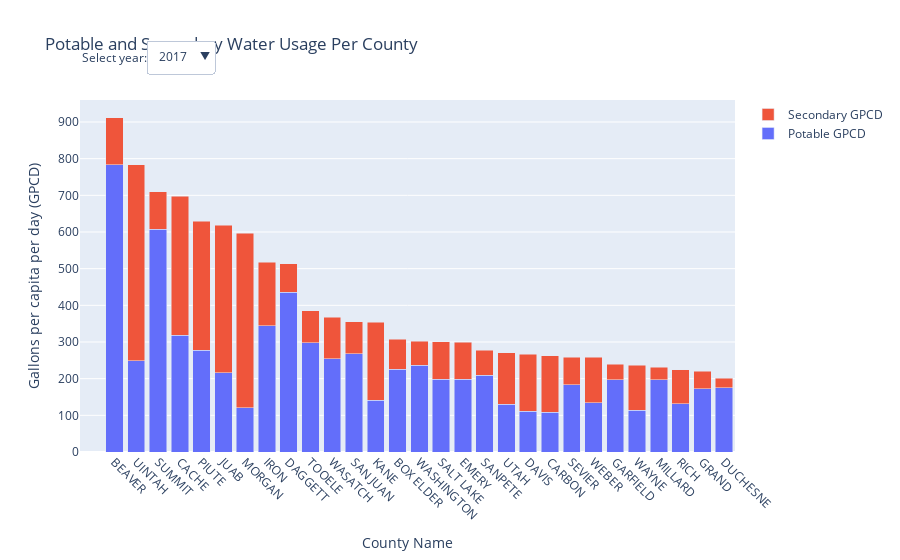

Notebook code cell kept with this figure:
### Code cell
# highlight Salt Lake County
# add total GPCD state-wide (is this a mean, median, sum??)
# color / label the counties that meter secondary water

# import plotly.express as px


# fig = px.bar(county_MI_2015, x='NAME', y='TotSecGPCD', height=400)

import plotly.graph_objects as go

x=['b', 'a', 'c', 'd']
fig = go.Figure(go.Bar(
    x=county_MI_2015['NAME'], 
    y=county_MI_2015['TotPotGPCD'], 
    name='Potable GPCD'
))

fig.add_trace(go.Bar(
    x=county_MI_2015['NAME'], 
    y=county_MI_2015['TotSecGPCD'], 
    name='Secondary GPCD'
))

# Add axis labels, title, etc.
fig.update_layout(
    barmode='stack', 
    xaxis={'categoryorder':'total descending', 'tickangle':45},
    title="Potable and Secondary Water Usage Per County",
    xaxis_title="County Name",
    yaxis_title="Gallons per capita per day (GPCD)",
)

# Add dropdown
fig.update_layout(
    updatemenus=[
        dict(
            buttons=list([
                dict(
                    args=[{'y':[county_MI_2015['TotPotGPCD'],county_MI_2015['TotSecGPCD']]}],
                    label="2015",
                    method="restyle"
                ),
                dict(
                    args=[{'y':[county_MI_2016['TotPotGPCD'],county_MI_2016['TotSecGPCD']]}],
                    label="2016",
                    method="restyle"
                ),
                dict(
                    args=[{'y':[county_MI_2017['TotPotGPCD'],county_MI_2017['TotSecGPCD']]}],
                    label="2017",
                    method="restyle"
                ),
                dict(
                    args=[{'y':[county_MI_2018['TotPotGPCD'],county_MI_2018['TotSecGPCD']]}],
                    label="2018",
                    method="restyle"
                ),
                dict(
                    args=[{'y':[county_MI_2019['TotPotGPCD'],county_MI_2019['TotSecGPCD']]}],
                    label="2019",
                    method="restyle"
                )
            ]),
            direction="down",
            pad={"r": 10, "t": 10},
            showactive=True,
            x=0.1,
            xanchor="left",
            y=1.2,
            yanchor="top"
        ),
    ]
)

# Add annotation
fig.update_layout(
    annotations=[
        dict(text="Select year:", showarrow=False,
        x=0, y=1.15, yref="paper", align="left")
    ]
)

fig.show()

### Figure 1 — Plotly figure (JSON) as saved in the notebook; plotly's stock layout.template omitted (floating-point values rounded to 4 significant figures)
{"data": [{"name": "Potable GPCD", "type": "bar", "x": ["KANE", "MILLARD", "SANPETE", "CARBON", "UTAH", "CACHE", "SUMMIT", "WASHINGTON", "GRAND", "UINTAH", "TOOELE", "SEVIER", "GARFIELD", "SAN JUAN", "BOX ELDER", "IRON", "WEBER", "EMERY", "RICH", "WASATCH", "BEAVER", "DAGGETT", "DAVIS", "WAYNE", "PIUTE", "MORGAN", "JUAB", "SALT LAKE", "DUCHESNE"], "y": [141, 197, 210, 109, 130, 318, 607, 237, 172, 249, 298, 184, 197, 268, 226, 345, 135, 198, 131, 255, 784, 436, 111, 114, 278, 121, 216, 199, 175]}, {"name": "Secondary GPCD", "type": "bar", "x": ["KANE", "MILLARD", "SANPETE", "CARBON", "UTAH", "CACHE", "SUMMIT", "WASHINGTON", "GRAND", "UINTAH", "TOOELE", "SEVIER", "GARFIELD", "SAN JUAN", "BOX ELDER", "IRON", "WEBER", "EMERY", "RICH", "WASATCH", "BEAVER", "DAGGETT", "DAVIS", "WAYNE", "PIUTE", "MORGAN", "JUAB", "SALT LAKE", "DUCHESNE"], "y": [213, 34, 68, 154, 141, 380, 103, 65, 48, 534, 87, 75, 43, 87, 81, 172, 123, 102, 94, 113, 128, 77, 156, 123, 351, 475, 402, 102, 26]}], "layout": {"annotations": [{"align": "left", "showarrow": false, "text": "Select year:", "x": 0, "y": 1.15, "yref": "paper"}], "autosize": true, "barmode": "stack", "title": {"text": "Potable and Secondary Water Usage Per County"}, "updatemenus": [{"active": 2, "buttons": [{"args": [{"y": [[239, 342, 140, 180, 132, 207, 253, 231, 251, 187, 167, 247, 292, 143, 238, 175, 112, 136, 1028, 190, 232, 390, 107, 253, 308, 111, 237, 181, 205], [65, 190, 224, 92, 86, 77, 89, 72, 62, 52, 60, 114, 334, 56, 82, 47, 145, 441, 211, 145, 320, 244, 129, 322, 87, 130, 128, 25, 109]]}], "label": "2015", "method": "restyle"}, {"args": [{"y": [[139, 190, 317, 109, 148, 229, 697, 242, 153, 240, 241, 194, 209, 263, 222, 361, 134, 187, 129, 234, 704, 464, 101, 110, 251, 143, 214, 174, 182], [219, 49, 156, 154, 144, 175, 138, 90, 47, 473, 77, 75, 42, 213, 91, 204, 159, 121, 93, 108, 148, 95, 150, 133, 323, 433, 417, 99, 27]]}], "label": "2016", "method": "restyle"}, {"args": [{"y": [[141, 197, 210, 109, 130, 318, 607, 237, 172, 249, 298, 184, 197, 268, 226, 345, 135, 198, 131, 255, 784, 436, 111, 114, 278, 121, 216, 199, 175], [213, 34, 68, 154, 141, 380, 103, 65, 48, 534, 87, 75, 43, 87, 81, 172, 123, 102, 94, 113, 128, 77, 156, 123, 351, 475, 402, 102, 26]]}], "label": "2017", "method": "restyle"}, {"args": [{"y": [[134, 204, 190, 111, 149, 319, 905, 277, 180, 236, 328, 200, 209, 262, 218, 346, 146, 194, 130, 305, 326, 465, 111, 120, 232, 126, 227, 179, 174], [186, 24, 74, 185, 53, 387, 107, 15, 62, 450, 64, 96, 45, 90, 83, 206, 131, 122, 80, 149, 0, 187, 144, 85, 724, 407, 262, 10, 23]]}], "label": "2018", "method": "restyle"}, {"args": [{"y": [[129, 189, 226, 104, 139, 303, 1035, 239, 159, 214, 296, 182, 173, 247, 209, 337, 142, 177, 127, 250, 236, 484, 100, 113, 206, 131, 194, 159, 155], [213, 42, 95, 132, 67, 418, 92, 10, 42, 491, 68, 86, 41, 185, 62, 330, 121, 109, 93, 136, 0, 185, 140, 50, 720, 404, 270, 11, 19]]}], "label": "2019", "method": "restyle"}], "direction": "down", "pad": {"r": 10, "t": 10}, "showactive": true, "x": 0.1, "xanchor": "left", "y": 1.2, "yanchor": "top"}], "xaxis": {"autorange": true, "categoryorder": "total descending", "range": [-1.331, 28.5], "tickangle": 45, "title": {"text": "County Name"}, "type": "category"}, "yaxis": {"autorange": true, "range": [0, 960], "title": {"text": "Gallons per capita per day (GPCD)"}, "type": "linear"}}}
